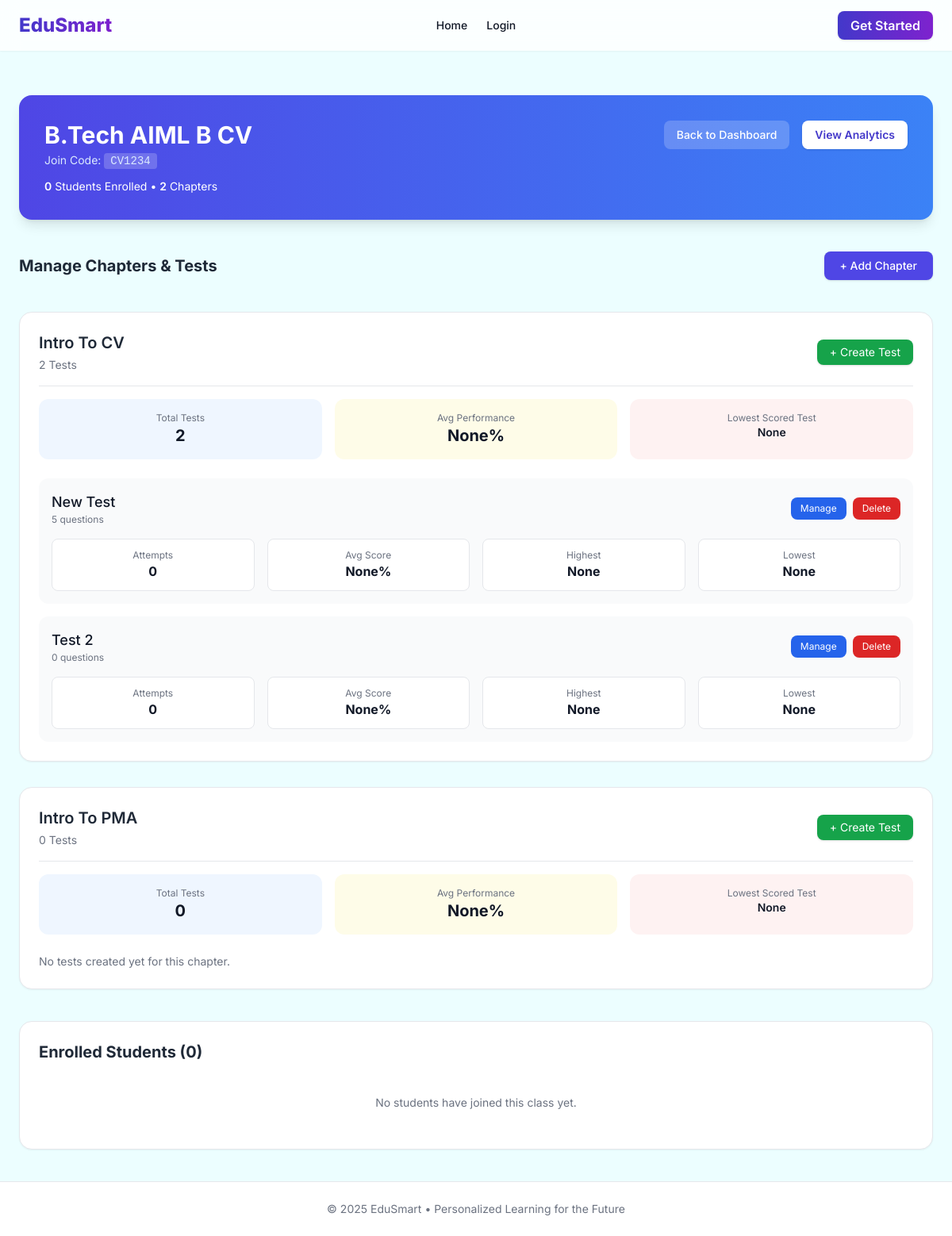
/teacher/class/1, run on an earlier commit of the app's database.
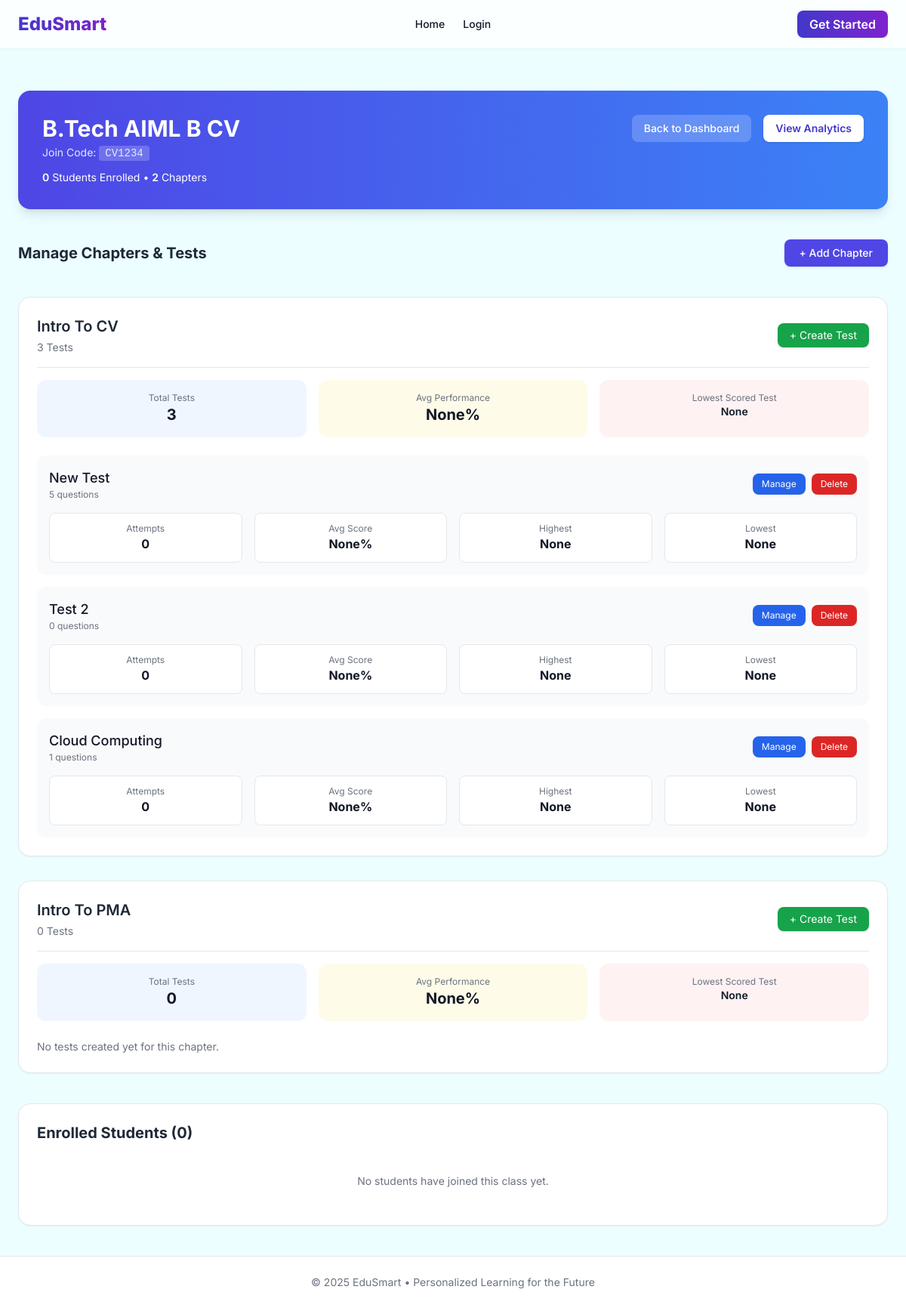
And on a later commit of the database.
### models.py (models this page shows, shortened)
class Chapter(db.Model):
    __tablename__ = "chapter"
    id = db.Column(db.Integer, primary_key=True)
    name = db.Column(db.String(100), nullable=False)
    class_id = db.Column(db.Integer, db.ForeignKey("class.id"), nullable=False)
    tests = db.relationship("Test", backref="chapter", lazy=True, cascade="all, delete-orphan")

class Test(db.Model):
    __tablename__ = "test"
    id = db.Column(db.Integer, primary_key=True)
    name = db.Column(db.String(100), nullable=False)
    chapter_id = db.Column(db.Integer, db.ForeignKey("chapter.id"), nullable=False)
    start_time = db.Column(db.DateTime, default=datetime.utcnow)
    end_time = db.Column(db.DateTime, nullable=True)
    max_score = db.Column(db.Integer, default=100)
    questions = db.relationship("Question", backref="test", lazy=True, cascade="all, delete-orphan")
    attempts = db.relationship("TestAttempt", backref="test", lazy=True, cascade="all, delete-orphan")

### routes/teacher.py (the view)
@teacher_bp.route("/class/<int:class_id>")
def view_class(class_id):
    class_obj = Class.query.get_or_404(class_id)
    enrolled_students = [sc.student for sc in class_obj.students]
    for chapter in class_obj.chapters:
        chapter_analytics = get_chapter_analytics(chapter.id)
        chapter.avg_score = chapter_analytics["avg"]
        chapter.lowest_test_name = chapter_analytics["lowest_test"]
        for test in chapter.tests:
            t_analytics = get_test_analytics(test.id)
            test.avg_score = t_analytics["avg"]
            test.highest_score = t_analytics["highest"]
            test.lowest_score = t_analytics["lowest"]
    return render_template(
        "teacher/view_class.html",
        class_obj=class_obj,
        enrolled_students=enrolled_students
    )

### routes/teacher.py (called while the page is built, shortened)
def get_test_analytics(test_id):
    attempts = TestAttempt.query.filter_by(test_id=test_id).all()
    if not attempts:
        return {"avg": None, "highest": None, "lowest": None, "count": 0}

def get_chapter_analytics(chapter_id):
    tests = Test.query.filter_by(chapter_id=chapter_id).all()
    if not tests:
        return {"avg": None, "lowest_test": None, "total_tests": 0}
    all_scores = []
    test_scores = {}
    for test in tests:
        t_analytics = get_test_analytics(test.id)
        if t_analytics["avg"] is not None:
            all_scores.append(t_analytics["avg"])
            test_scores[test.name] = t_analytics["avg"]
    if not all_scores:
        return {"avg": None, "lowest_test": None, "total_tests": len(tests)}

### templates/teacher/view_class.html (shortened to what the changed rows need)
{% extends "base.html" %}
{% block content %}
<div class="max-w-7xl mx-auto px-6 py-10 space-y-10">
    <div class="bg-gradient-to-r from-indigo-600 to-blue-500 rounded-2xl shadow-lg p-8 text-white">
        <div class="flex justify-between items-start">
            <div>
                <h1 class="text-3xl font-bold">{{ class_obj.name }}</h1>
            </div>
        </div>
    </div>
    <div class="flex justify-between items-center">
        <h2 class="text-xl font-bold text-gray-800">Manage Chapters & Tests</h2>
    </div>
    {% if class_obj.chapters %}
        <div class="grid grid-cols-1 gap-8">
            {% for chapter in class_obj.chapters %}
            <div class="bg-white rounded-2xl shadow-sm border hover:shadow-md transition p-6">
                <div class="flex justify-between items-center border-b pb-4 mb-4">
                    <div>
                        <h3 class="text-xl font-semibold text-gray-800">{{ chapter.name }}</h3>
                        <p class="text-gray-500 text-sm mt-1">{{ chapter.tests|length }} Tests</p>
                    </div>
                    <a href="{{ url_for('teacher.create_test', chapter_id=chapter.id) }}"
                       class="px-4 py-1.5 bg-green-600 text-white text-sm rounded-lg shadow hover:bg-green-700">
                        + Create Test
                    </a>
                </div>
                <div class="grid grid-cols-3 gap-4 mb-6">
                    <div class="bg-blue-50 p-4 rounded-xl text-center">
                        <p class="text-xs text-gray-500">Total Tests</p>
                        <p class="text-xl font-bold">{{ chapter.tests|length }}</p>
                    </div>
                    <div class="bg-yellow-50 p-4 rounded-xl text-center">
                        <p class="text-xs text-gray-500">Avg Performance</p>
                        <p class="text-xl font-bold">
                            {{ chapter.avg_score|default('--') }}%
                        </p>
                    </div>
                    <div class="bg-red-50 p-4 rounded-xl text-center">
                        <p class="text-xs text-gray-500">Lowest Scored Test</p>
                        <p class="text-sm font-semibold">{{ chapter.lowest_test_name|default('N/A') }}</p>
                    </div>
                </div>
                {% if chapter.tests %}
                    <ul class="space-y-4">
                        {% for test in chapter.tests %}
                        <li class="bg-gray-50 rounded-xl p-4 hover:bg-gray-100 transition">
                            <div class="flex justify-between items-center">
                                <div>
                                    <h4 class="text-lg font-medium text-gray-900">{{ test.name }}</h4>
                                    <p class="text-xs text-gray-500">{{ test.questions|length }} questions</p>
                                </div>
                                <div class="flex gap-2">
                                    <a href="{{ url_for('teacher.manage_test', test_id=test.id) }}"
                                       class="px-3 py-1.5 bg-blue-600 text-white text-xs rounded-lg hover:bg-blue-700">
                                        Manage
                                    </a>
                                    <form method="POST" action="{{ url_for('teacher.delete_test', test_id=test.id) }}"
                                          onsubmit="return confirm('Are you sure you want to delete this test?')">
                                        <button type="submit"
                                                class="px-3 py-1.5 bg-red-600 text-white text-xs rounded-lg hover:bg-red-700">
                                            Delete
                                        </button>
                                    </form>
                                </div>
                            </div>
                            <div class="grid grid-cols-4 gap-4 mt-4 text-center">
                                <div class="bg-white p-3 rounded-lg border">
                                    <p class="text-xs text-gray-500">Attempts</p>
                                    <p class="font-bold">{{ test.attempts|length }}</p>
                                </div>
                                <div class="bg-white p-3 rounded-lg border">
                                    <p class="text-xs text-gray-500">Avg Score</p>
                                    <p class="font-bold">{{ test.avg_score|default('--') }}%</p>
                                </div>
                                <div class="bg-white p-3 rounded-lg border">
                                    <p class="text-xs text-gray-500">Highest</p>
                                    <p class="font-bold">{{ test.highest_score|default('--') }}</p>
                                </div>
                                <div class="bg-white p-3 rounded-lg border">
                                    <p class="text-xs text-gray-500">Lowest</p>
                                    <p class="font-bold">{{ test.lowest_score|default('--') }}</p>
                                </div>
                            </div>
                        </li>
                        {% endfor %}
                    </ul>
                {% else %}
                    <p class="text-gray-500 text-sm">No tests created yet for this chapter.</p>
                {% endif %}
            </div>
            {% endfor %}
        </div>
    {% else %}
        <div class="bg-white rounded-xl shadow-sm p-6 text-center border">
            <p class="text-gray-500 text-sm">
                No chapters yet. Click <strong>Add Chapter</strong> to start.
            </p>
        </div>
    {% endif %}
    <div class="bg-white rounded-2xl shadow-sm border p-6">
        <div class="flex justify-between items-center mb-4">
            <h2 class="text-xl font-bold text-gray-800">
                Enrolled Students ({{ enrolled_students|length }})
            </h2>
        </div>
    </div>
</div>
{% endblock %}

What changed in the data, as far as the page shows it:
computed for Chapter "Intro To CV": tests|length "2" → "3"
added Test: name "Cloud Computing", questions|length "1", attempts|length "0", avg_score "None", highest_score "None", lowest_score "None", shown under Chapter "Intro To CV"
